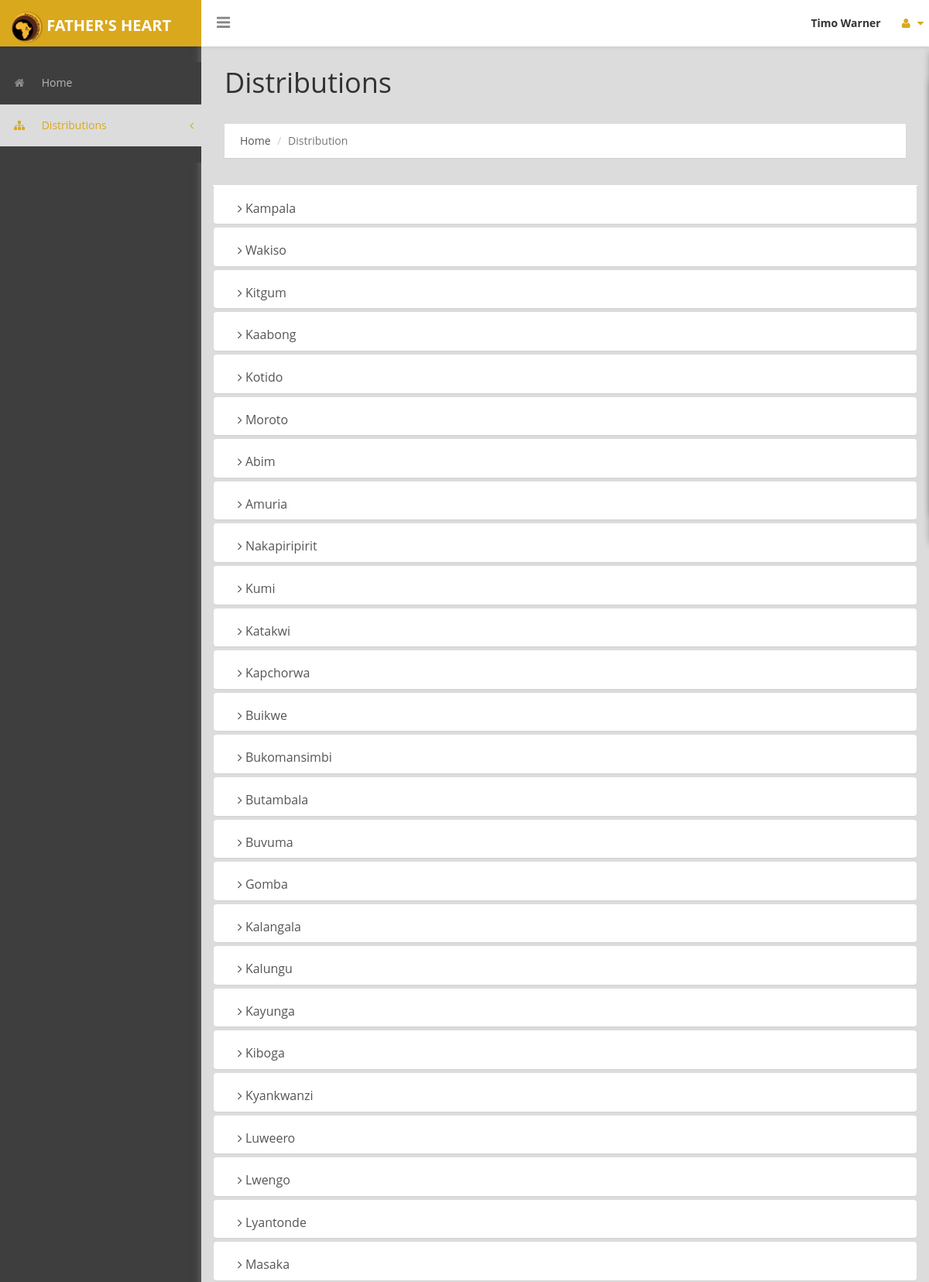
The app's page /welcome2.php (signed in, upper part) with its own data.
### tables this page shows
CREATE TABLE IF NOT EXISTS `all_districts` (
  `id` int(11) NOT NULL AUTO_INCREMENT,
  `district` varchar(100) NOT NULL,
  `distribution` varchar(15) NOT NULL,
  PRIMARY KEY (`id`)
);

### welcome2.php (the view, shortened to what this page needs)
<?php
    require_once "includes/connect.php";
    $result = mysqli_query($connect, "SELECT * FROM all_districts");
?>
<!DOCTYPE html>
<html lang="en">
    <head>
        <link href="css/bootstrap.css" rel="stylesheet" />
        <link href="css/font-awesome.css" rel="stylesheet" />
        <link href="css/custom-styles.css" rel="stylesheet" />
        <link href="css/checkbox3.min.css" rel="stylesheet" />
    </head>
    <body>
        <div id="wrapper">
            <?php include "includes/header.php"; ?>
        <div id="page-wrapper">
		  <div class="header">
            <h1 class="page-header">
                Distributions
            </h1>
            <ol class="breadcrumb">
              <li><a href="index.php">Home</a></li>
              <li class="active">Distribution</li>
            </ol>
		 </div>
        <div id="page-inner">
            <div class="row">
            <div class="panel panel-group" id="accordion-alt3">
                <?php
                while($row = mysqli_fetch_array($result)){
                    $district = $row['district'];
                ?>
                    <div class="panel col-md-12">
                        <a data-toggle="collapse" data-parent="#accordion-alt3" href="#<?php echo $district;?>">
                         <div class="panel-heading">
                            <h4 class="panel-title">
                                <i class="fa fa-angle-right"></i> <?php echo $district; ?>
                            </h4>
                         </div>
                        </a>
                      </div>
                <?php }
                ?>
            </div>
            </div>
        </div>
        </div>
        </div>
    </body>
</html>

### css/custom-styles.css (style rules this page uses)
body { font-family: 'Open Sans', sans-serif; background: #3E3E3E; }
#wrapper { width: 100%; }
#page-wrapper { padding: 15px 15px; min-height: 800px; background: #DCDCDC; }
#page-inner { width:100%; margin:10px 20px 10px 0px; background-color:transparent; padding: 15px 30px; min-height:800px; }
h1, .h1, h2, .h2, h3, .h3 { margin-top: 7px; margin-bottom: -5px; }
h4 { padding-top:10px; }
.panel { border-radius:0px; }
#page-wrapper { position: relative; top: 55px; box-shadow: 0 0 10px #757575; -moz-box-shadow: 0 0 10px #757575; -webkit-box-shadow: 0 0 10px #757575; }
.breadcrumb { padding: 12px 10px 12px 20px; margin-bottom: 20px; list-style: none; border-radius: 0; -webkit-box-shadow: 0 1px 1px rgba(0,0,0,.05); box-shadow: 0 1px 1px rgba(0,0,0,.05);background: #fff; }
.page-header { margin: 0;border-bottom: 1px solid transparent;text-align: left;background-color: #dcdcdc;padding: 32px 22px 32px 0;color: #323232; }
.panel-heading { border-bottom: 1px solid transparent; border-top-left-radius: 3px; border-top-right-radius: 3px; }
.header { margin: 0 30px; }
@media (min-width:768px) { #page-wrapper { margin: 0 0 0 260px; padding: 0; min-height: 1200px; } }

### welcome2.php (style rules this page uses)
#page-wrapper { position: relative; }
a { color: #555; }

### records on screen
all_districts: district "Kampala"
all_districts: district "Wakiso"
all_districts: district "Kitgum"
all_districts: district "Kaabong"
all_districts: district "Kotido"
all_districts: district "Moroto"
all_districts: district "Abim"
all_districts: district "Amuria"
all_districts: district "Nakapiripirit"
all_districts: district "Kumi"
all_districts: district "Katakwi"
all_districts: district "Kapchorwa"
all_districts: district "Buikwe"
all_districts: district "Bukomansimbi"
all_districts: district "Butambala"
all_districts: district "Buvuma"
all_districts: district "Gomba"
all_districts: district "Kalangala"
all_districts: district "Kalungu"
all_districts: district "Kayunga"
all_districts: district "Kiboga"
all_districts: district "Kyankwanzi"
all_districts: district "Luweero"
all_districts: district "Lwengo"
all_districts: district "Lyantonde"
all_districts: district "Masaka"

### other values on screen
$_SESSION['name'] "Timo Warner"
